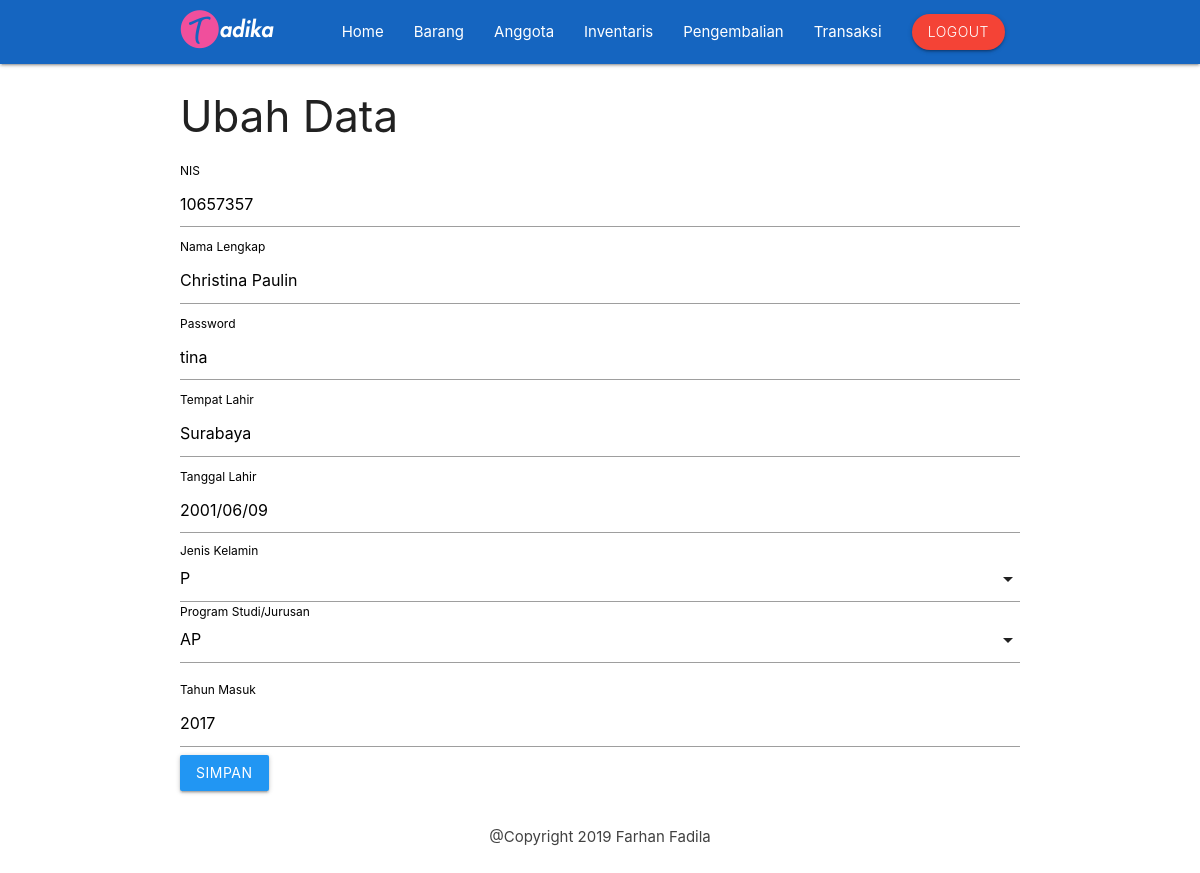
Page /views/admin/ubahanggota.php?nis=10657357 (signed in) on the committed database.
### tables this page shows
CREATE TABLE `tbl_anggota` (
  `nis` int(15) NOT NULL,
  `nama_anggota` varchar(250) NOT NULL,
  `password` varchar(200) NOT NULL,
  `tempat_lahir` varchar(100) NOT NULL,
  `tgl_lahir` varchar(15) NOT NULL,
  `jk` enum('L','P') NOT NULL,
  `prodi` enum('AP','MM','PM','RPL') NOT NULL,
  `thn_masuk` varchar(4) NOT NULL
);

### views/admin/ubahanggota.php (the view, shortened to what this page needs)
<?php
include 'header.php';
?>
    <div class="container">
            <?php
            $ambil = $koneksi->query("SELECT * FROM tbl_anggota WHERE nis='$_GET[nis]'");
            $pecah = $ambil->fetch_assoc();
            ?>
            <h3>Ubah Data</h3>
            <form method="post" enctype="multipart/form-data">
                <label><span class="black-text">NIS</span></label>
                <input type="text" name="nis" value="<?php echo $pecah['nis']; ?>">
                <label><span class="black-text">Nama Lengkap</span></label>
                <input type="text" name="nama"  value="<?php echo $pecah['nama_anggota']; ?>">
                <label><span class="black-text">Password</span></label>
                <input type="text" name="password"  value="<?php echo $pecah['password']; ?>">
                <label><span class="black-text">Tempat Lahir</span></label>
                <input type="text" name="tempat"  value="<?php echo $pecah['tempat_lahir']; ?>">
                <label><span class="black-text">Tanggal Lahir</span></label>
                <input type="text" name="tanggal" value="<?php echo $pecah['tgl_lahir']; ?>">
                 <div class="input-field">
                    <label for=""><span class="black-text">Jenis Kelamin</span></label>
                </div>
                <div class="input-field">
                    <label for=""><span class="black-text">Program Studi/Jurusan</span></label>
                </div>
                <label><span class="black-text">Tahun Masuk</span></label>
                <input type="text" name="tahun" value="<?php echo $pecah['thn_masuk']; ?>">
                 <input type="submit" name="simpan" value="SIMPAN" class="btn blue">
                </div>
<?php
include 'footer.php';
?>

### rows in the picture
tbl_anggota: nis "10657357", nama "Christina Paulin", password "tina", tempat "Surabaya", tanggal "2001/06/09", tahun "2017"
